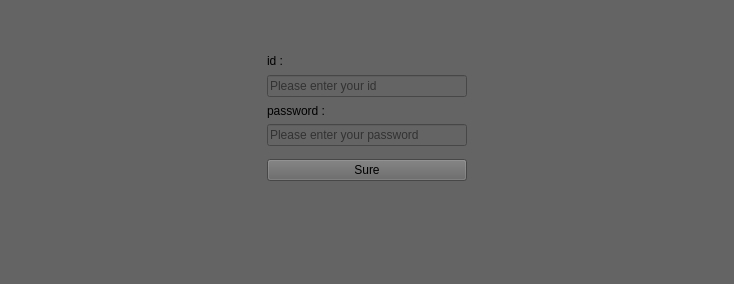
                         <widget class="QWidget" name="scrollAreaWidgetContents">
                          <property name="geometry">
                           <rect>
                            <x>0</x>
                            <y>0</y>
                            <width>730</width>
                            <height>284</height>
                           </rect>
                          </property>
                          <property name="styleSheet">
                           <string notr="true">background-color: rgb(100, 100, 100);</string>
                          </property>
                          <layout class="QGridLayout" name="gridLayout">
                           <item row="8" column="2">
                            <widget class="QLabel" name="label_33">
                             <property name="text">
                              <string/>
                             </property>
                            </widget>
                           </item>
                           <item row="5" column="2">
                            <widget class="QLineEdit" name="linePassword">
                             <property name="echoMode">
                              <enum>QLineEdit::Password</enum>
                             </property>
                             <property name="placeholderText">
                              <string>Please enter your password</string>
                             </property>
                            </widget>
                           </item>
                           <item row="4" column="2">
                            <widget class="QLabel" name="label_36">
                             <property name="text">
                              <string>password :</string>
                             </property>
                            </widget>
                           </item>
                           <item row="9" column="2">
                            <widget class="QLabel" name="label_32">
                             <property name="text">
                              <string/>
                             </property>
                            </widget>
                           </item>
                           <item row="6" column="2" rowspan="2" alignment="Qt::AlignHCenter">
                            <widget class="QPushButton" name="surebtn">
                             <property name="minimumSize">
                              <size>
                               <width>200</width>
                               <height>0</height>
                              </size>
                             </property>
                             <property name="maximumSize">
                              <size>
                               <width>200</width>
                               <height>16777215</height>
                              </size>
                             </property>
                             <property name="styleSheet">
                              <string notr="true">QPushButton:hover {
background-color: rgb(155, 155, 155);}
QPushButton:pressed {
background-color: rgb(180, 180, 180);}
</string>
                             </property>
                             <property name="text">
                              <string>Sure</string>
                             </property>
                            </widget>
                           </item>
                           <item row="3" column="2">
                            <widget class="QLineEdit" name="lineid">
                             <property name="inputMask">
                              <string/>
                             </property>
                             <property name="text">
                              <string/>
                             </property>
                             <property name="frame">
                              <bool>true</bool>
                             </property>
                             <property name="echoMode">
                              <enum>QLineEdit::Normal</enum>
                             </property>
                             <property name="placeholderText">
                              <string>Please enter your id</string>
                             </property>
                            </widget>
                           </item>
                           <item row="0" column="2">
                            <widget class="QLabel" name="label_3">
                             <property name="text">
                              <string/>
                             </property>
                            </widget>
                           </item>
                           <item row="11" column="2">
                            <widget class="QLabel" name="label_5">
                             <property name="text">
                              <string/>
                             </property>
                            </widget>
                           </item>
                           <item row="10" column="2">
                            <widget class="QLabel" name="label_7">
                             <property name="text">
                              <string/>
                             </property>
                            </widget>
                           </item>
                           <item row="2" column="0">
                            <widget class="QLabel" name="label_4">
                             <property name="minimumSize">
                              <size>
                               <width>250</width>
                               <height>0</height>
                              </size>
                             </property>
                             <property name="text">
                              <string/>
                             </property>
                            </widget>
                           </item>
                           <item row="2" column="2">
                            <widget class="QLabel" name="label_35">
                             <property name="text">
                              <string>id :</string>
                             </property>
                             <property name="alignment">
                              <set>Qt::AlignLeading|Qt::AlignLeft|Qt::AlignVCenter</set>
                             </property>
                            </widget>
                           </item>
                           <item row="1" column="2">
                            <widget class="QLabel" name="label_8">
                             <property name="text">
                              <string/>
                             </property>
                            </widget>
                           </item>
                           <item row="2" column="3">
                            <widget class="QLabel" name="label_2">
                             <property name="minimumSize">
                              <size>
                               <width>250</width>
                               <height>0</height>
                              </size>
                             </property>
                             <property name="text">
                              <string/>
                             </property>
                            </widget>
                           </item>
                          </layout>
                         </widget>
